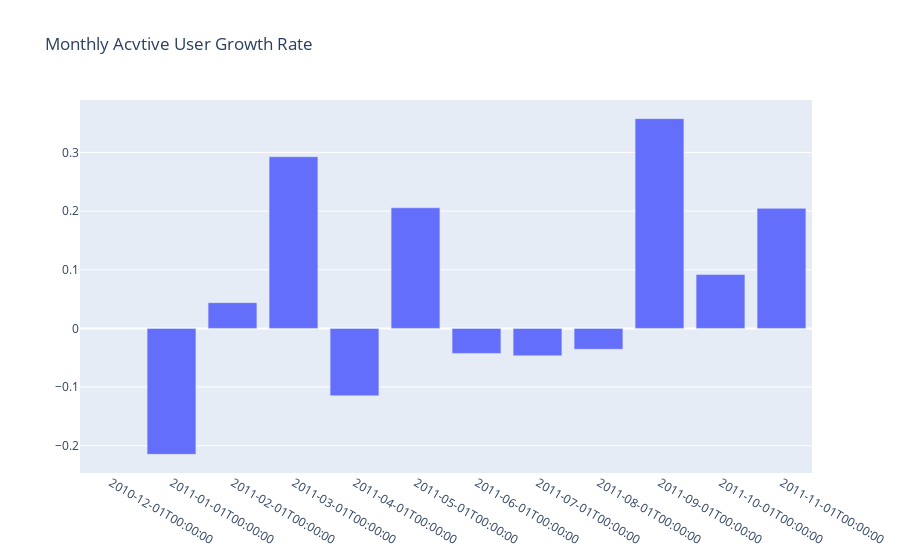

Notebook code cell kept with this figure:
### Code cell
go_plot = [
    go.Bar(
        x = uk_active_monthly_users.iloc[:-1]['year_month'], 
        y =uk_active_monthly_users.iloc[:-1]['pct_change'])
]

go_layout = go.Layout(
    xaxis = {'type':'category'},
    title = 'Monthly Acvtive User Growth Rate'
)

fig = go.Figure(data = go_plot, layout = go_layout)

pyoff.iplot(fig)

### Figure 1 — Plotly figure (JSON) as saved in the notebook; plotly's stock layout.template omitted (floating-point values rounded to 4 significant figures)
{"data": [{"type": "bar", "x": ["2010-12-01T00:00:00", "2011-01-01T00:00:00", "2011-02-01T00:00:00", "2011-03-01T00:00:00", "2011-04-01T00:00:00", "2011-05-01T00:00:00", "2011-06-01T00:00:00", "2011-07-01T00:00:00", "2011-08-01T00:00:00", "2011-09-01T00:00:00", "2011-10-01T00:00:00", "2011-11-01T00:00:00"], "y": [null, -0.2147, 0.04386, 0.2927, -0.1148, 0.2056, -0.04264, -0.04666, -0.0356, 0.3576, 0.09176, 0.2047]}], "layout": {"title": {"text": "Monthly Acvtive User Growth Rate"}, "xaxis": {"type": "category"}}}
